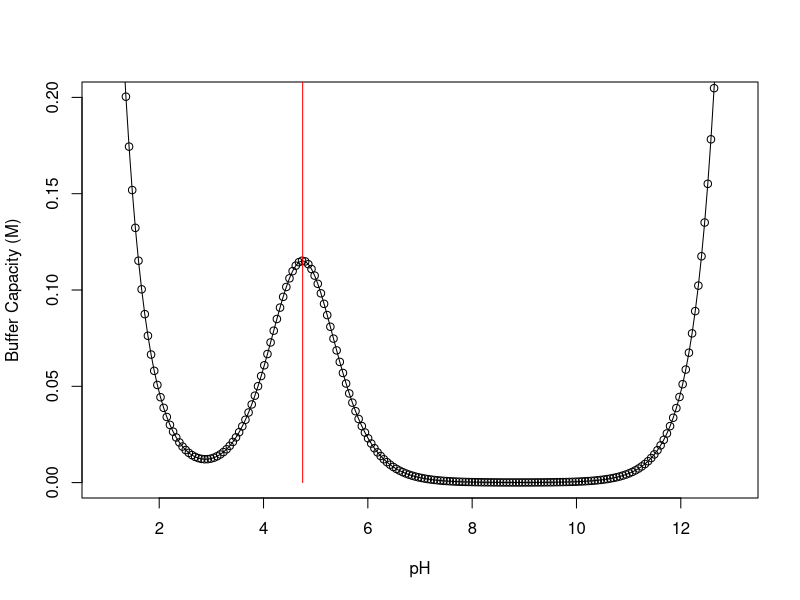

The R script that drew this image:
### Plotting Buffer Capacity ###


# Common pKa values
# (neg. base-10 log of acid dissociation constant):
#
# Citric acid: 3.13, 4.76, 6.4
# Acetic acid: 4.75
# KH2PO4: 7.2
# CHES: 9.3
# Borate: 9.24


# Calculates buffer capacity; B = dCb/dpH
buffer_capacity <- function(Kw, H, Ca, Cb, Ka) {
  capacity <- 2 * log(10) * (Kw / H + H + (Ca + Cb) * Ka * H / (Ka + H)^2)
  return(capacity)
}

# Calculates acid dissociation constant from pKa
get_Ka <- function(pKa) {
  Ka <- 10^(-pKa)
  return(Ka)
}

# List of pH
pH <- seq(1, 13, length.out = 200)

# pKa of Acetic acid
pKa_acetic <- 4.75

# Acetic acid dissociation constant
Ka <- get_Ka(pKa_acetic)

# Dissociation constant of water (at 25C)
Kw <- 1.023 * 10^-14

# H concentrations
H <- 10^(-pH)

# Acid concentration
Ca <- 0.05 # M
# Base concentration
Cb <- 0.05 # M

# Buffer capacity of acetic acid
capacity <- buffer_capacity(Kw, H, Ca, Cb, Ka)

plot(pH,
  capacity,
  type = "o",
  ylab = "Buffer Capacity (M)",
  ylim = c(0.00, 0.2)
)
points(x = c(pKa_acetic, pKa_acetic), y = c(0, 0.5), type = "l", col = "red")
